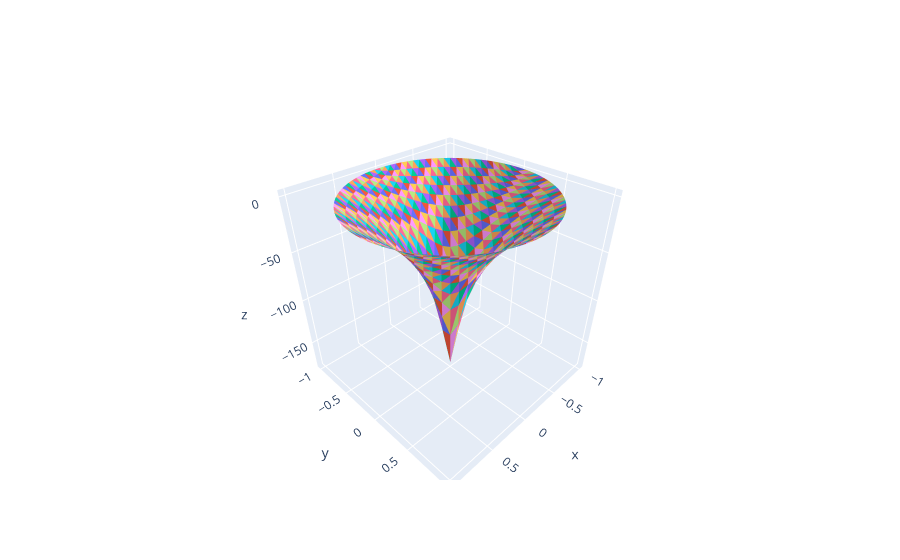

Write notebook code for a chart like this one.
### Code cell
plot_data = [
    plotly.graph_objects.Mesh3d(
                                x=gx, 
                                y=gy,
                                z=gz, 
                                )
        for gx, gy, gz in zip(
                                global_x.reshape(-1, gridx.shape[0]), 
                                global_y.reshape(-1, gridx.shape[0]), 
                                global_z.reshape(-1, gridx.shape[0])
                              )
    ]
fig = plotly.graph_objects.Figure(data=plot_data)
fig.update_layout()
